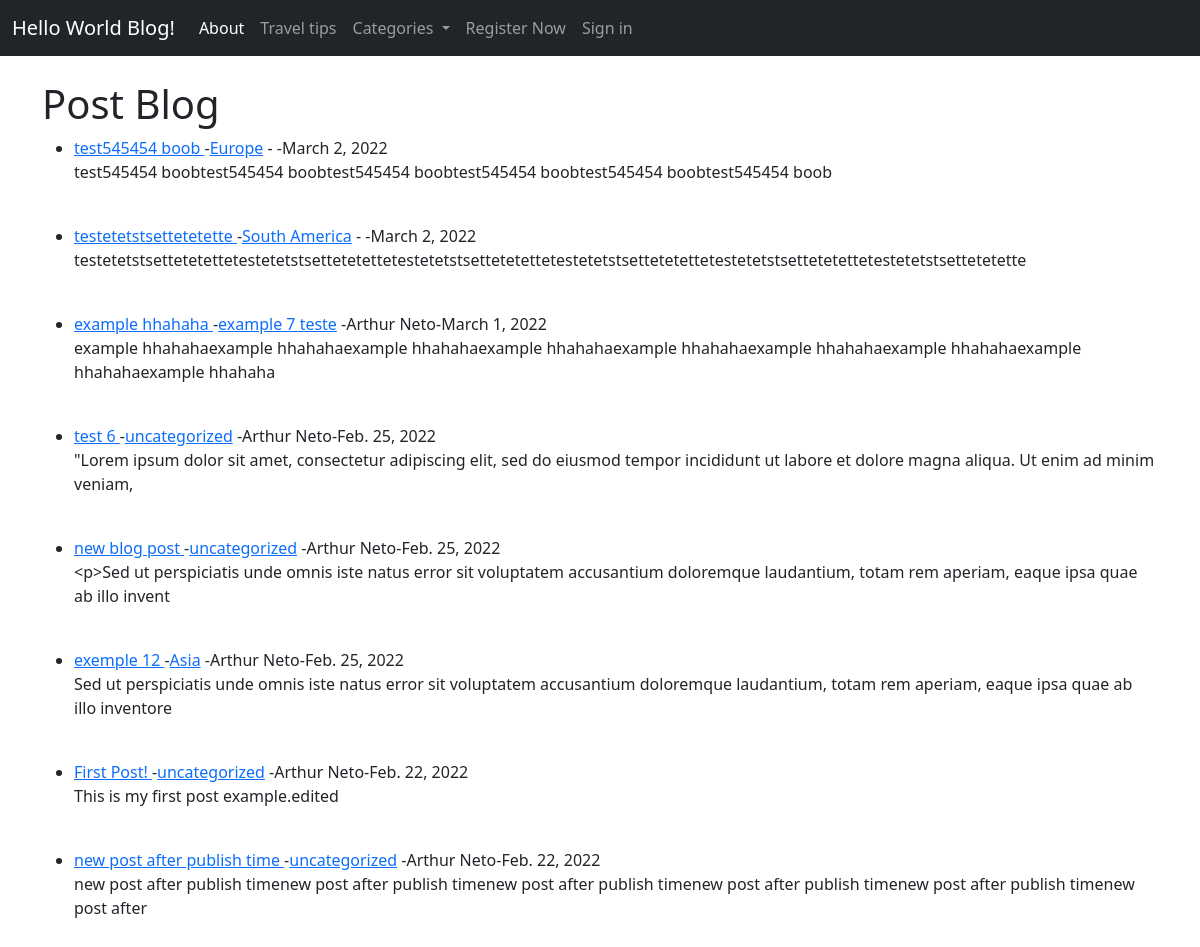
Before: / with the older database file.
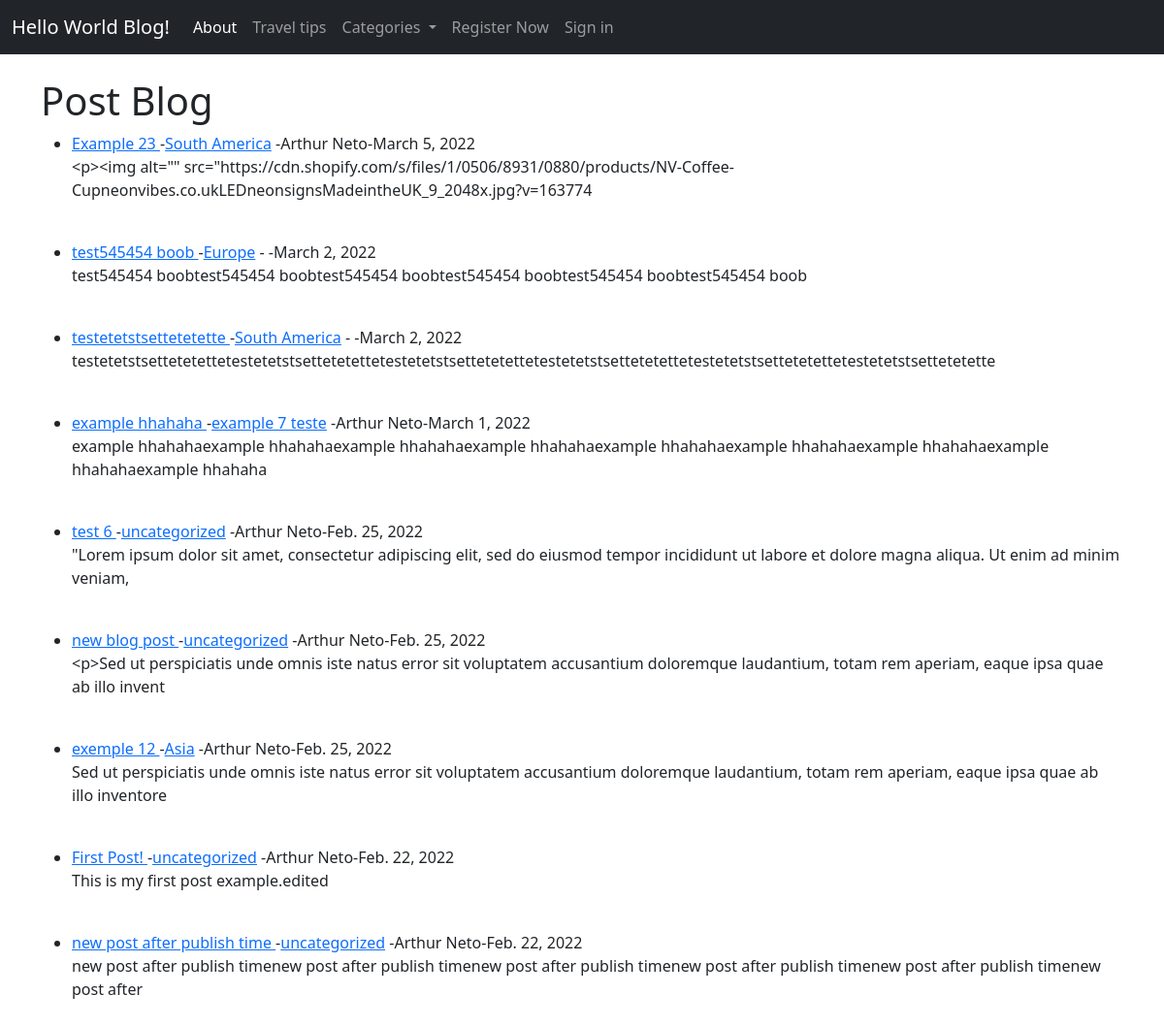
After: the same page with the newer database file.
### world/models.py (models this page shows, shortened)
class Post(models.Model):
    title = models.CharField(max_length=255)
    title_tag = models.CharField(max_length=255)
    author = models.ForeignKey(User, on_delete=models.CASCADE)
    likes = models.ManyToManyField(User, related_name='post_blog')
    category = models.CharField(max_length=255, default='uncategorized')
    body = RichTextField(blank=True, null=True)
    publish_date =  models.DateField(auto_now_add=True)

### world/views.py (the view)
# urls.py: path('', IndexView.as_view(), name="index"),
class IndexView(ListView):
    model = Post
    template_name = 'index.html'
    ordering = ['-publish_date']
    caty = Category.objects.all()
    def get_context_data(self, *args, **kwargs):
        caty_menu = Category.objects.all()
        context = super(IndexView, self).get_context_data(*args, **kwargs)
        context["caty_menu"] = caty_menu
        return context

### world/models.py (called while the page is built)
    def __str__(self):
        return self.name

### world/templates/index.html (shortened to what this page needs)
{% extends 'base.html' %}
{% block content %}
<h1>Post Blog</h1>
<ul>
    {% for post in object_list %}
    <li><a href="{% url 'details-article' post.pk %}">
        {{ post.title }} </a>
        -<a href="{% url 'category' post.category|slugify %}">{{ post.category }}</a>
        -{{ post.author.first_name }} {{ post.author.last_name }}-{{ post.publish_date }}
        </small><br/>
        {{ post.body|slice:":150"|linebreaks  }}</li>
        <br/>
{% endfor%}
</ul>
{% endblock %}

### world/templates/base.html (shortened to what this page needs)
<!doctype html>
<html lang="en">
  <head>
    <link href="https://cdn.jsdelivr.net/npm/bootstrap@5.1.3/dist/css/bootstrap.min.css" rel="stylesheet">
  </head>
  <body>
    <nav class="navbar navbar-expand-lg navbar-dark bg-dark">
      <div class="container-fluid">
        <a class="navbar-brand" href="{% url 'index' %}">Hello World Blog!</a>
        <div class="collapse navbar-collapse" id="navbarText">
          <ul class="navbar-nav me-auto mb-2 mb-lg-0">
            <li class="nav-item">
              <a class="nav-link active" aria-current="page" href="#">About</a>
            </li>
            <li class="nav-item">
              <a class="nav-link" href="#">Travel tips</a>
            </li>
            {% if caty_menu %}
            <li class="nav-item dropdown">
              <a class="nav-link dropdown-toggle" href="#" id="navbarScrollingDropdown" role="button" data-bs-toggle="dropdown" aria-expanded="false">
                Categories
              </a>
            </li>
            {% endif %}
            {% if user.is_authenticated %}
              <li class="nav-item">
                <a class="nav-link" href="{% url 'post' %}">Post your message</a>
              </li>
              <li class="nav-item">
                <a class="nav-link" href="{% url 'create_category' %}">Create New Category</a>
              </li>
              <li class="nav-item">
                <a class="nav-link" href="{% url 'logout' %}">Logout</a>
              </li>
            {% else %}
              <li class="nav-item">
                <a class="nav-link" href="{% url 'register' %}">Register Now</a>
              </li>
              <li class="nav-item">
                <a class="nav-link" href="{% url 'login' %}">Sign in</a>
              </li>
            {% endif %}
          </ul>
        </div>
      </div>
    </nav>
  <br/>
    <div class="container">
        {% block content %}
        {% endblock %}
    </div>
  </body>
</html>

Changed rows visible on the page:
added Post: title "Example 23", category "South America", author.first_name "Arthur", author.last_name "Neto", publish_date "March 5, 2022", body "<p><img alt=\"\" src=\"https://cdn.shopify.com/s/files/1/0506/8931/0880/products/NV-Coffee-Cupneonvibes.co.ukLEDneonsignsMadeintheUK_9_2048x.jpg?v=163774"
